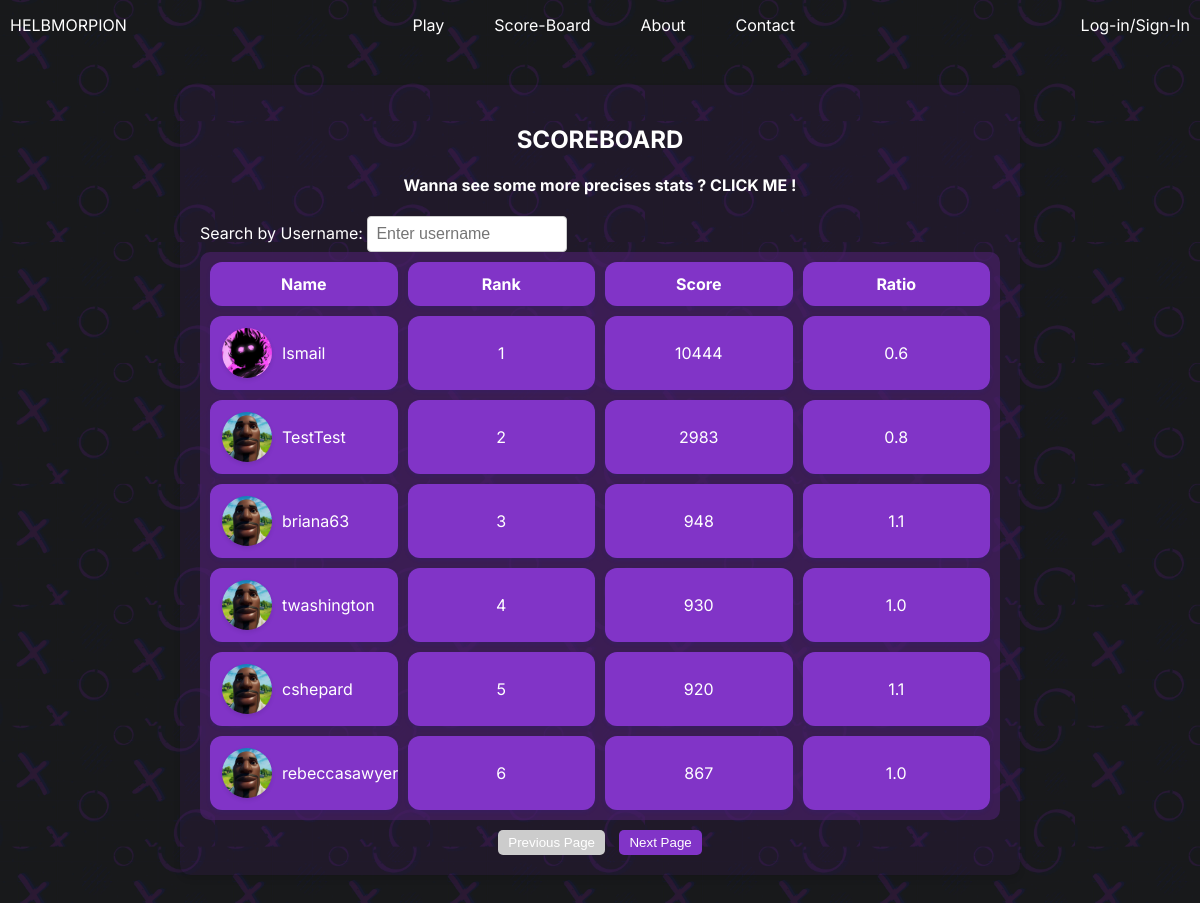
The page /scoreboard/ on the database as committed earlier.
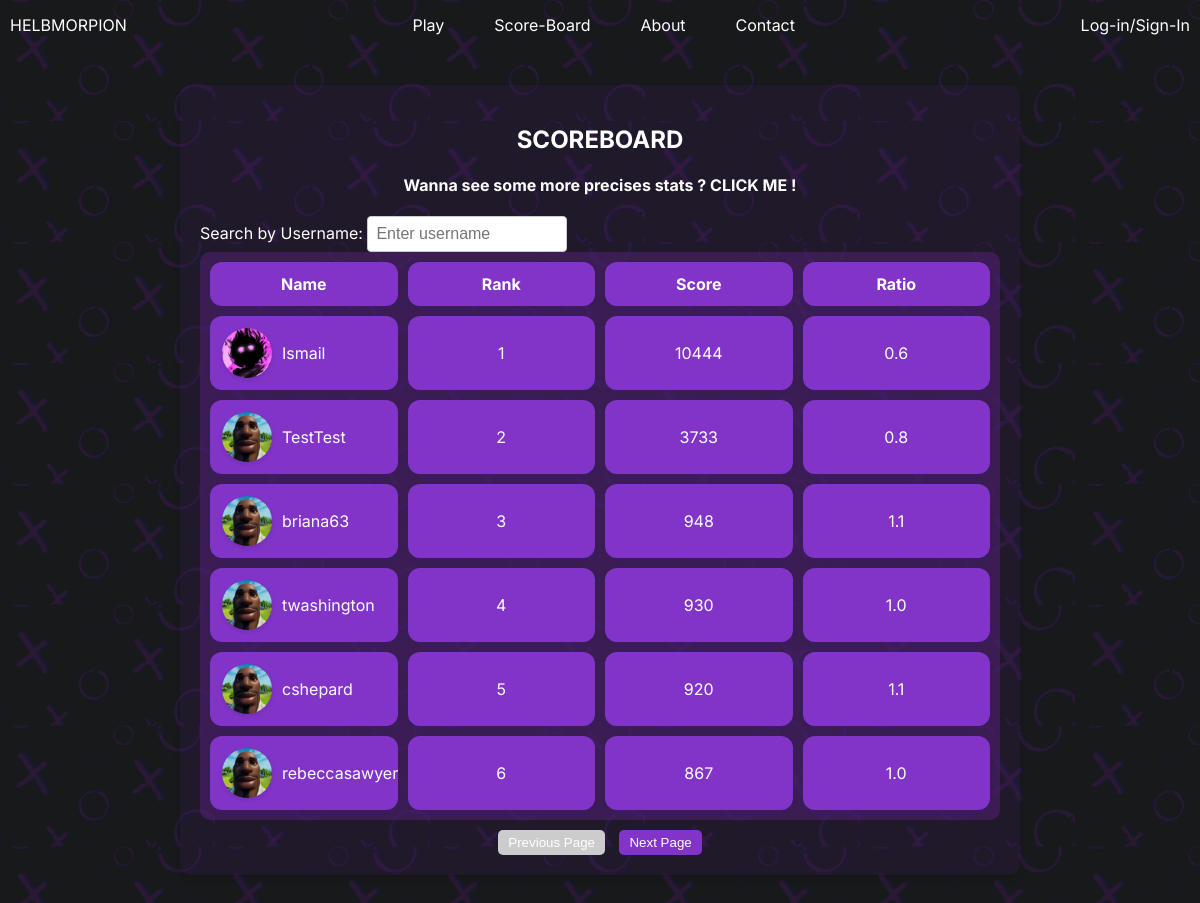
The same page on the database as committed later.
### users/models.py (models this page shows, shortened)
class Profile(models.Model):
    user = models.OneToOneField(User, on_delete=models.CASCADE)
    image = models.ImageField(default='profile_pics/default.jpg', upload_to='profile_pics')
    user_score = models.PositiveIntegerField(default=0)
    user_rank = models.PositiveIntegerField(default=0)
    user_gameplayed = models.PositiveIntegerField(default=0)
    user_game_won = models.PositiveIntegerField(default=0)
    user_symbol = models.CharField(max_length=255, default="Pastel")

### Game/views.py (the view)
# urls.py: path('scoreboard/', scoreboard, name='scoreboard'),
def scoreboard(request):
    users = Profile.objects.all().order_by('user_rank')
    for user in users:
        if user.user_gameplayed != 0:
            user.ratio = user.user_game_won / user.user_gameplayed
        else:
            user.ratio = 0  # Set a default value if user has not played any games
    context = {
        'users': users,
    }
    return render(request, "ScoreBoard.html", context)

### Game/templates/ScoreBoard.html (shortened to what this page needs)
{% extends "BASE.html" %}
{% load static %}
{% block css %}
    <link rel="stylesheet" type="text/css" href="{% static 'CSS/CSS_ScoreBoard.css' %}">
{% endblock %}
{% block content %}
    <div class="scoreboard-container">
        <h2>SCOREBOARD</h2>
        <a href="{% url 'statistics' %}"><h4>Wanna see some more precises stats ? CLICK ME !</h4></a>
        <div class="search-container">
            <label for="usernameSearch">Search by Username:</label>
            <input type="text" id="usernameSearch" oninput="filterTable()" placeholder="Enter username">
        </div>
        <table class="scoreboard-table" id="scoreboard-table">
            <thead>
            <tr>
                <th>Name</th>
                <th>Rank</th>
                <th>Score</th>
                <th>Ratio</th>
            </tr>
            </thead>
            <tbody>
            {% for user in users %}
                <tr id="rows">
                    <td>
                        <div class="user-info">
                            <img src="{{ user.image.url }}" alt="Profile Image" class="profile-image">
                            <span>{{ user.user.username }}</span>
                        </div>
                    </td>
                    <td>{{ user.user_rank }}</td>
                    <td>{{ user.user_score }}</td>
                    <td>{{ user.ratio|floatformat:1 }} </td>
                </tr>
            {% endfor %}
            </tbody>
        </table>
        <div class="pagination">
            <button id="prevPage">Previous Page</button>
            <button id="nextPage">Next Page</button>
        </div>
    </div>
{% endblock %}

Rows that differ between the two databases and show on the page:
changed Profile "TestTest": user_score "2983" → "3733"
